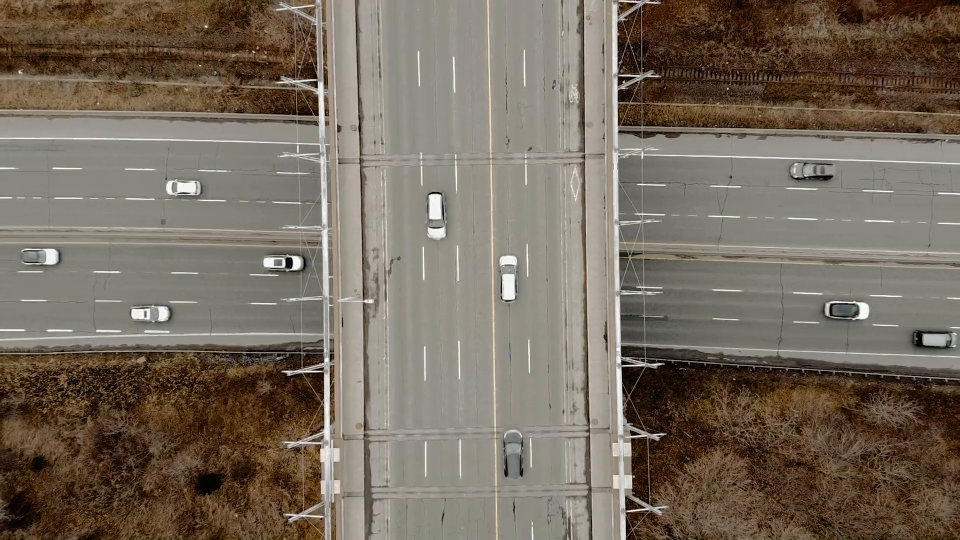
#> input picture frame 15 of Task_7/video (1080p).mp4, 1920 x 1080 px, given in place of dog.mp4, which was not available (shown at 1/2 size)
$ python rescale_resize.py
#> lines starting #> are read from the running program, lines starting #| are printed output that depends on the picture
#> further down, frame is the input picture: shape (1080, 1920, 3); mean B, G, R 93.7, 107.2, 118
#pylint:disable=no-member

import cv2 as cv

# img = cv.imread('../Resources/Photos/cat.jpg')
# cv.imshow('Cat', img)

def rescaleFrame(frame, scale=0.75):
    # Images, Videos and Live Video
#> called with scale = 0.2
    width = int(frame.shape[1] * scale)
#> width = 384
    height = int(frame.shape[0] * scale)
#> height = 216

    dimensions = (width,height)
#> dimensions = (384, 216)

    return cv.resize(frame, dimensions, interpolation=cv.INTER_AREA)
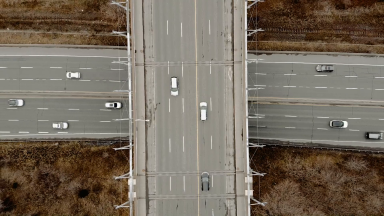
#> returned value: shape (216, 384, 3); mean of channels 0, 1, 2 93.7, 107.2, 118; drawn as B, G, R

def changeRes(width,height):
    # Live video
    capture.set(3,width)
    capture.set(4,height)

# Reading Videos
capture = cv.VideoCapture('Task_One/Resources/Videos/dog.mp4')

while True:
    isTrue, frame = capture.read()

    frame_resized = rescaleFrame(frame, scale=.2)

    cv.imshow('Video', frame)
    cv.imshow('Video Resized', frame_resized)

    if cv.waitKey(20) & 0xFF==ord('d'):
#> (key Esc is pressed here)
        break

capture.release()
cv.destroyAllWindows()

$ run again, starting later in the video
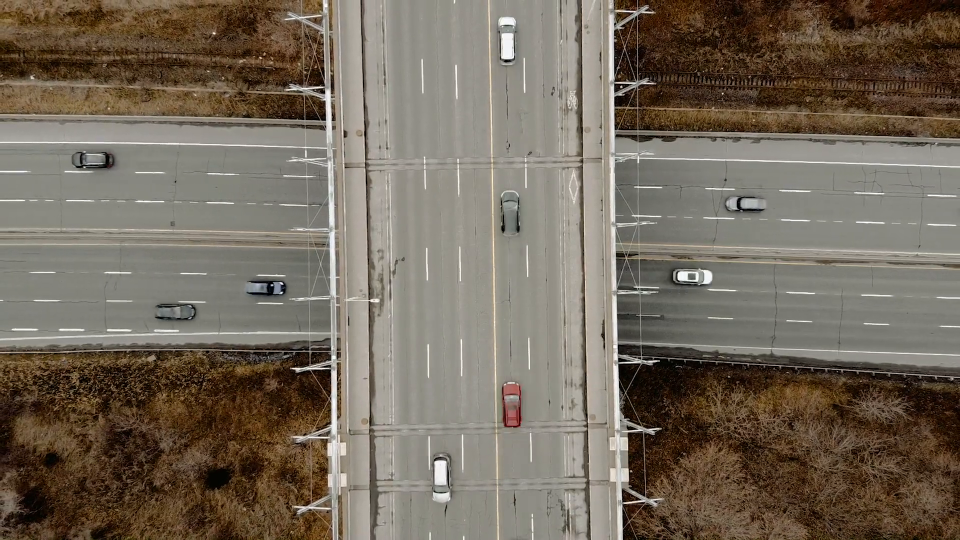
#> input picture frame 69 of Task_7/video (1080p).mp4, 1920 x 1080 px, given in place of dog.mp4, which was not available (shown at 1/2 size)
#> frame is the input picture: shape (1080, 1920, 3); mean B, G, R 91.8, 105.4, 116
#> in rescaleFrame, `return cv.resize(frame, dimensions, interpolation=cv.INTER_AREA)`:
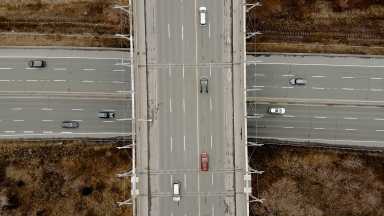
#> returned value: shape (216, 384, 3); mean of channels 0, 1, 2 91.8, 105.4, 116; drawn as B, G, R

$ run again, starting later in the video
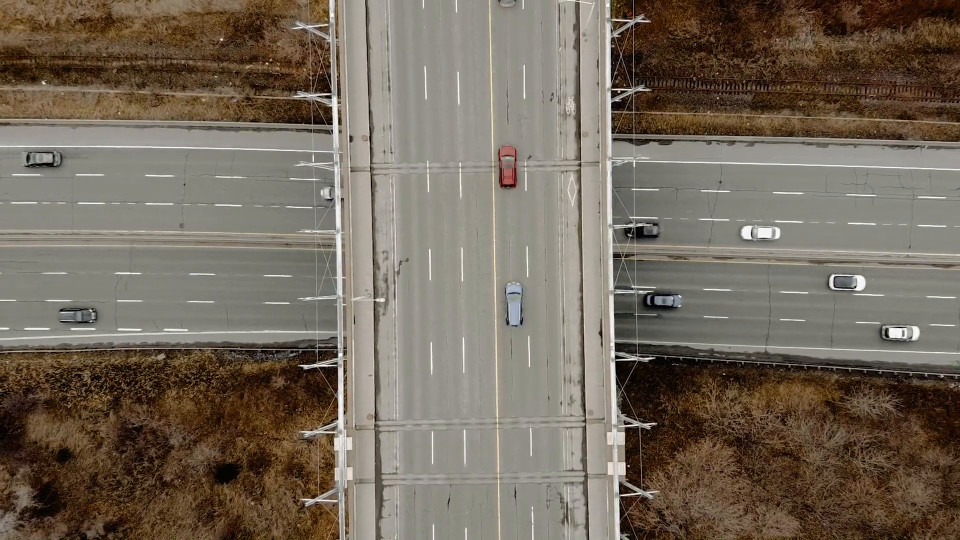
#> input picture frame 123 of Task_7/video (1080p).mp4, 1920 x 1080 px, given in place of dog.mp4, which was not available (shown at 1/2 size)
#> frame is the input picture: shape (1080, 1920, 3); mean B, G, R 91.3, 104.8, 115.9
#> in rescaleFrame, `return cv.resize(frame, dimensions, interpolation=cv.INTER_AREA)`:
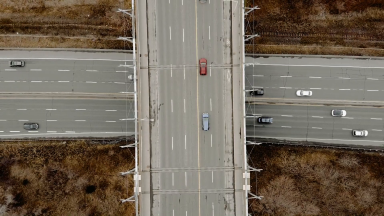
#> returned value: shape (216, 384, 3); mean of channels 0, 1, 2 91.3, 104.8, 115.9; drawn as B, G, R
